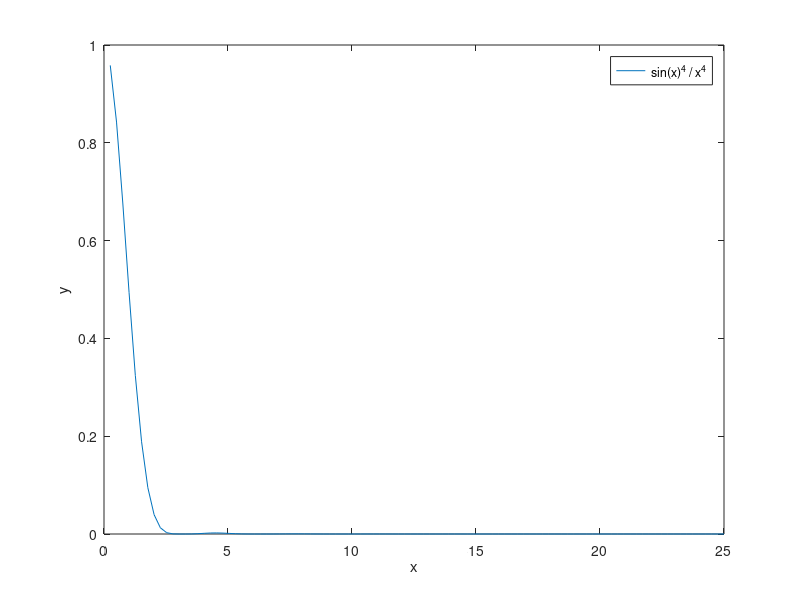

Write MATLAB code to recreate this figure. (Note: this script raises an error after producing the figure.)
function [] = Problem_B()
    
    % Calculate pi, but name it pii since MATLAB has already defined the variable pi.
    pii = 4 * atan(1);

    %%%%%%%%%%%%
    % Part (i) %
    %%%%%%%%%%%%
    
    % Calculate the RHS.
    rhs = pii / 3;
    fprintf('RHS: %28.20e\n', rhs);
    
    % Define the integrand with a function handle.
    f = @(x) sin(x)^4 / x^4;
    
    figure();
    x = linspace(0,25);
    y = zeros(0,length(x));
    for i = 1:length(x)
        y(i) = f(x(i));
    end
    plot(x,y);
    xlabel('x');
    ylabel('y');
    legend('sin(x)^4 / x^4');
    
    min_x   = 0;
    slabspp = 4;
    y0      = 1;
    
    pers = (1:9)' * 10.^(0:2);
    pers = reshape(pers, 1, numel(pers));
    F1   = zeros(1, length(pers));
    F2   = zeros(1, length(pers));
    Fe   = zeros(1, length(pers));
    
    for i = 1:length(pers)
        
        per = pers(i);
    
        F1(i) = Trapezoidal_Inf(f, min_x, slabspp,   2*pii, per, y0);
        F2(i) = Trapezoidal_Inf(f, min_x, slabspp*2, 2*pii, per, y0);
        Fe(i) = F2(i) + (F2(i) - F1(i)) / 3;
    
    end

    re1 = RelErr(F1, rhs);
    re2 = RelErr(F2, rhs);
    ree = RelErr(Fe, rhs);
    
    figure();
    loglog(pers, re1, pers, re2, pers, ree);
    xlim([min(pers),max(pers)]);
    xlabel('Periods Integrated');
    ylabel('Relative Error');
    legend('4 Slabs / Period', '8 Slabs / Period', 'Richardson Extrapolation');
    
    %%%%%%%%%%%%%
    % Part (ii) %
    %%%%%%%%%%%%%
    
    % Calculate the RHS.
    rhs = sqrt(pii / 2);
    fprintf('RHS: %28.20e\n', rhs);
    
    % Define the integrand with a function handle.
    f = @(x) sin(x) / sqrt(x);
    
    figure();
    x = linspace(0,500,5000);
    y = zeros(0,length(x));
    for i = 1:length(x)
        y(i) = f(x(i));
    end
    plot(x,y);
    xlabel('x');
    ylabel('y');
    legend('sin(x) / sqrt(x)');
    
    min_x   = 0;
    y0      = 1;
    
    % Do slabs/period = {4, 8}.
    
    slabspp = 4;
    
    pers = (1:9)' * 10.^(0:2);
    pers = reshape(pers, 1, numel(pers));
    F1   = zeros(1, length(pers));
    F2   = zeros(1, length(pers));
    Fe   = zeros(1, length(pers));
    
    for i = 1:length(pers)
        
        per = pers(i);
    
        F1(i) = Trapezoidal_Inf(f, min_x, slabspp,   2*pii, per, y0);
        F2(i) = Trapezoidal_Inf(f, min_x, slabspp*2, 2*pii, per, y0);
        Fe(i) = F2(i) + (F2(i) - F1(i)) / 3;
    
    end

    re1 = RelErr(F1, rhs);
    re2 = RelErr(F2, rhs);
    ree = RelErr(Fe, rhs);
    
    figure();
    loglog(pers, re1, pers, re2, pers, ree);
    xlim([min(pers),max(pers)]);
    xlabel('Periods Integrated');
    ylabel('Relative Error');
    legend('4 Slabs / Period', '8 Slabs / Period', 'Richardson Extrapolation');
    
    % Do slabs/period = {22, 44}.
    
    slabspp = 22;
    
    pers = (1:9)' * 10.^(0:2);
    pers = reshape(pers, 1, numel(pers));
    pers = 1:150;
    F1   = zeros(1, length(pers));
    F2   = zeros(1, length(pers));
    Fe   = zeros(1, length(pers));
    
    for i = 1:length(pers)
        
        per = pers(i);
    
        F1(i) = Trapezoidal_Inf(f, min_x, slabspp,   2*pii, per, y0);
        F2(i) = Trapezoidal_Inf(f, min_x, slabspp*2, 2*pii, per, y0);
        Fe(i) = F2(i) + (F2(i) - F1(i)) / 3;
    
    end

    re1 = RelErr(F1, rhs);
    re2 = RelErr(F2, rhs);
    ree = RelErr(Fe, rhs);
    
    figure();
    loglog(pers, re1, pers, re2, pers, ree);
    xlim([min(pers),max(pers)]);
    xlabel('Periods Integrated');
    ylabel('Relative Error');
    legend('28 Slabs / Period', '56 Slabs / Period', 'Richardson Extrapolation');
   
end